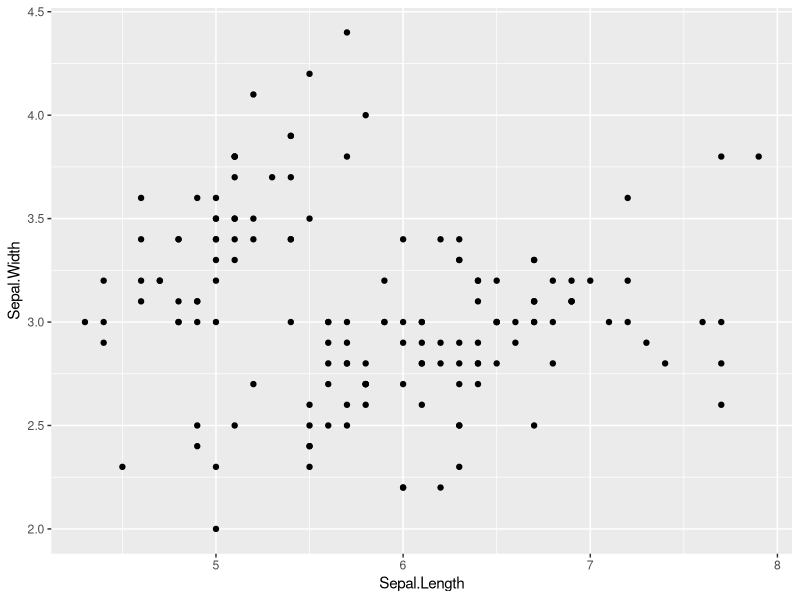
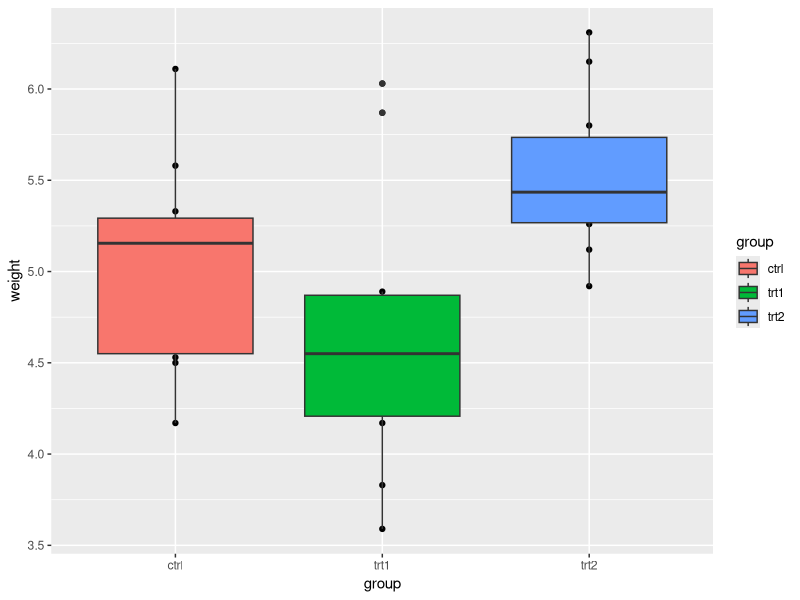

Generate these figures, in order, with R:
# Tidyverse Exam – Data Manipulation in R (using `mtcars` dataset)

# tidyverse ---------------------------------------------------------------

# Use `df_mtcars` for Questions 1 - 10
library(tidyverse)
df_mtcars <- as_tibble(mtcars,
                       rownames = "model")

# 1. Filter rows where number of cylinders (`cyl`) is 6
# Write code to create a new data frame that only includes rows where `cyl == 6`.
# Assign to: `mtcars_cyl6`
mtcars_cyl6 <- mtcars %>% filter(cyl == 6)

# 2. Filter rows where number of gears (`gear`) is either 3 or 5
# Use `%in%` to filter the `df_mtcars` dataset for these two `gear` values.
# Assign to: `mtcars_g35`
mtcars_g35 <- mtcars %>% filter(gear == 3, gear == 5)
# 3. Filter rows where miles per gallon (`mpg`) is greater than 25
# Create a subset of `df_mtcars` where `mpg > 25`.
# Assign to: `mtcars_mpg25`
mtcars_mpg25 <- mtcars %>% filter(mpg > 25)
# 4. Filter rows where weight (`wt`) is less than 2.5 AND number of cylinders (`cyl`) is 4
# Combine logical conditions using `&`.
# Assign to: `mtcars_light_cyl4`

mtcars_light_cyl4 <- mtcars %>% filter(wt < 2.5, cyl ==4)

# 5. Sort `df_mtcars` by horsepower (`hp`) in ascending order
# Use `arrange()` to sort the data.
# Assign to: `mtcars_hp`
mtcars_hp <- mtcars %>% arrange(hp)

# 6. Sort `df_mtcars` by quarter mile time (`qsec`) in descending order
# Use `desc()` inside `arrange()`.
# Assign to: `mtcars_qsec`
mtcars_qsec <- mtcars %>% arrange(desc(qsec))
# 7. Exclude the `drat` column
# Use `select()` with `-` (minus sign) to remove the column.
# Assign to: `mtcars_no_drat`
mtcars_no_drat <- mtcars %>% select(-drat)

# 8. Add a new column `ptw` that equals the ratio of horsepower (`hp`) to weight (`wt`) (`hp / wt`)
# Use `mutate()` to add the new column.
# Assign to: `mtcars_with_ptw`


mtcars_with_ptw <- mtcars %>% mutate(ptw = hp / wt)

  
# 9. Identify the car `model` with the highest `ptw` among cars with six cylinders (`cyl == 6`).
# Hint: Use `mtcars_with_ptw` and a chain of `filter()` and `arrange()` with `%>%`.
# Write the car model here: YOUR ANSWER
 mtcars_with_ptw %>% filter(cyl == 6) %>% arrange(ptw)
##Ferrari Dino

# 10. Group by number of gears (`gear`) and summarize minimum & maximum values of `mpg`
# Use `group_by()` and `summarize()` to calculate minimum & maximum values of `mpg` within each group.
# Minimum and maximum values of each group should be represented as separate columns.
# Function `min()` returns the minimum value in a vector.
# Function `max()` returns the maximum value in a vector.
# Assign to: `mtcars_mpg_by_gear`
 
 mtcars_mpg_by_gear <- mtcars %>% group_by(gear) %>% summarise(max.mpg = max(mpg))
 mtcars_mpg_by_gear
# ggplot ------------------------------------------------------------------

 # Visualization in R (using `iris` dataset)
 
 ## before you begin with the following questions, type the following code to check column names in the dataframe
 colnames(iris) # output from this code is the column names that can be used in figures
 
 # 11. Simple scatter plot of `Sepal.Length` vs `Sepal.Width` using `ggplot()`
 # Assign to: `g_scat`
 # Create a scatter plot with `Sepal.Width` on the x-axis and `Sepal.Length` on the y-axis.
g_scat <- ggplot(data = iris, mapping = aes(x = Sepal.Length, y = Sepal.Width)) + geom_point()
 g_scat
 # 12. Scatter plot with points colored by `Species`
 # Assign to: `g_scat_col`
 # Create a scatter plot with `Petal.Width` on the x-axis and `Petal.Length` on the y-axis,
 # coloring points by `Species`.
 g_scat_col <- ggplot(data = iris, aes(x=Species, y=Sepal.Length,fill=Species)) + geom_point(color= "red") 
 
 # 13. Histogram of `Petal.Width` with `binwidth = 0.5`
 # Assign to: `g_hist`
 # Create a histogram of `Petal.Width` with `binwidth` set to 0.5.
 g_hist <- iris %>% ggplot(aes(x=Sepal.Length, fill=Species)) + geom_histogram(binwidth = 0.50)
 
 # Visualization in R (using `PlantGrowth` dataset)
 PlantGrowth
 
 ## before you begin with the following questions, type the following code to check column names in the dataframe
 colnames(PlantGrowth) # output from this code is the column names that can be used in figures
 
 # 14. Boxplot of `weight` grouped and filled by `group`
 # Assign to: `g_bplot1`
 # Create a boxplot of `weight` by `group`, filling boxes by `group`.
 g_bplot1 <- PlantGrowth %>% ggplot(aes(x = group, y = weight)) + geom_boxplot()
 
 
 # 15. Boxplot + scatter plot of `weight` by `group`
 # Assign to: `g_bplot2`
 # Create a boxplot of `weight` by `group`, then overlay points showing individual observations.
 
g_bplot2 <- PlantGrowth %>% ggplot(aes(x = group, y = weight, fill = group)) + geom_point() +geom_boxplot()
g_bplot2
 